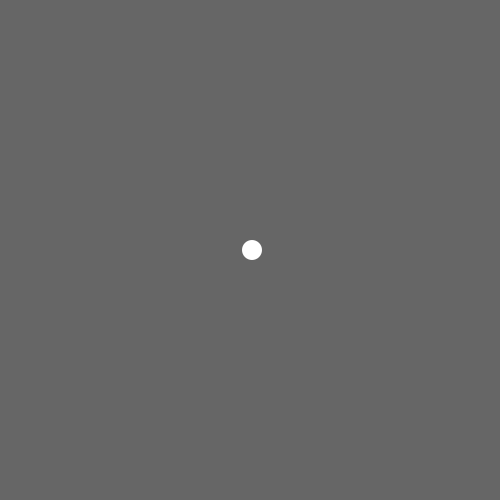
Frame 1 (no input)
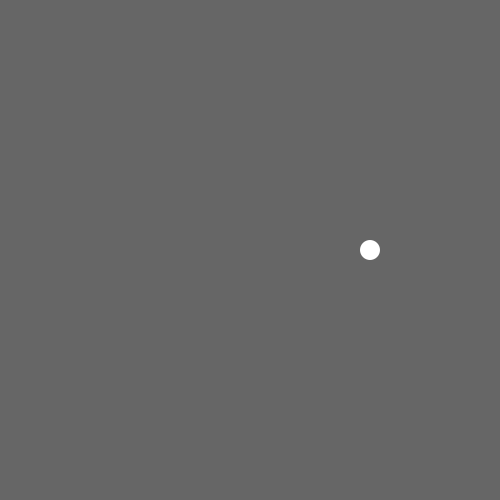
Frame 60 (the mouse pressed at the canvas centre just before this capture)
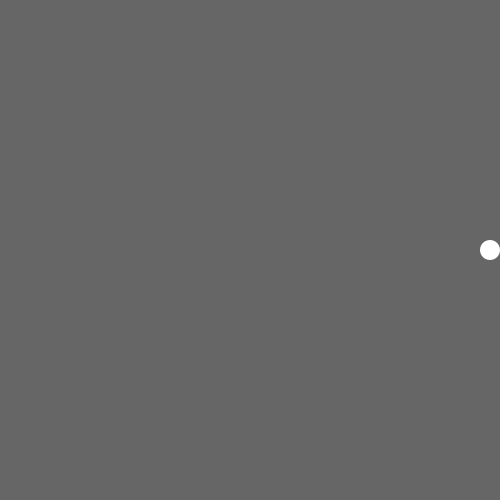
Frame 120 (the mouse held since frame 60 and released just before this capture)

The Processing sketch that drew these frames (run headless with seeded random() and noise(); from frame 60 on, the mouse is pressed at the canvas centre):

// Processing sketch: linear_bounce
// ── linear_bounce.pde
int rad = 10;        
float xpos;   
float xspeed = 2;  
int xdir = 1;

void setup() 
{
  size(500,500);
  noStroke();
  ellipseMode(RADIUS);
  xpos = width/2;
}

void draw() 
{
  background(102);
  
  xpos = xpos + ( xspeed * xdir);

  if (xpos > width-rad || xpos < rad) {
    xdir *= -1;
  }


  ellipse(xpos, 250, rad, rad);
}
